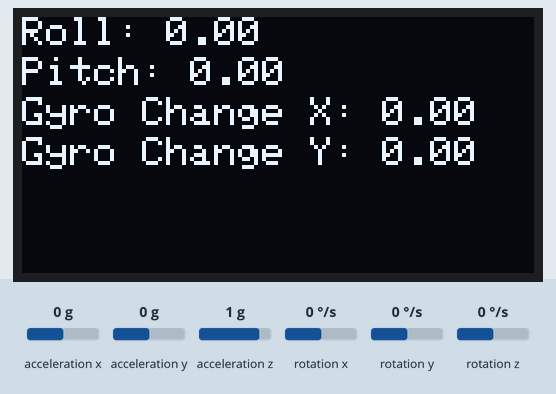
Simulated run of this sketch. Board: ESP8266 (NodeMCU). On the bench: 128×64 one-colour display. The inputs (shaded band) are chosen by the test bench; at power-on: acceleration x 0 g, acceleration y 0 g, acceleration z 1 g, rotation x 0 °/s, rotation y 0 °/s, rotation z 0 °/s. What the sketch prints to the serial monitor is not drawn.

Above: at 10.2 s.
10.3 s: acceleration x set to -1.4 g
At 12.9 s:
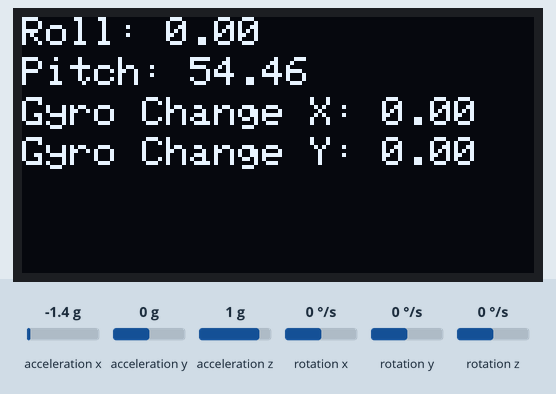
13.3 s: acceleration x set to 1.4 g
At 15.7 s:
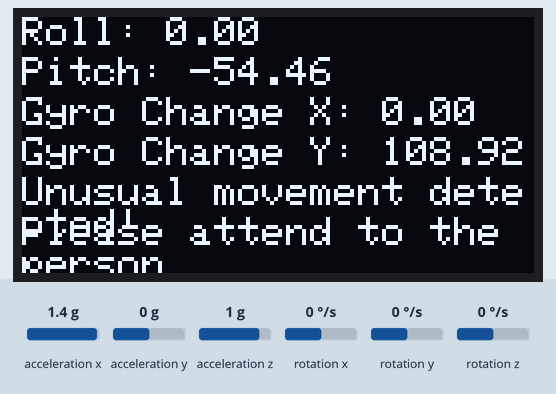
16.3 s: acceleration y set to -1.4 g
At 18.7 s:
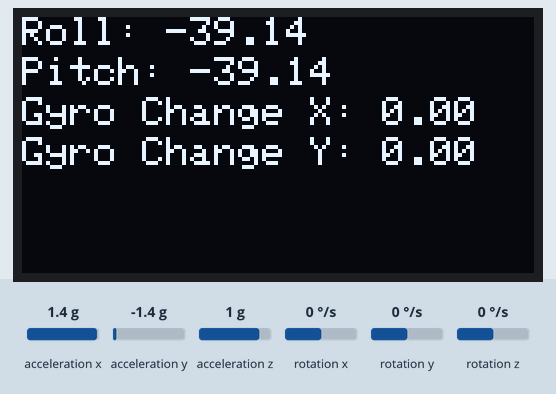
19.3 s: acceleration z set to -1.4 g
At 21.6 s:
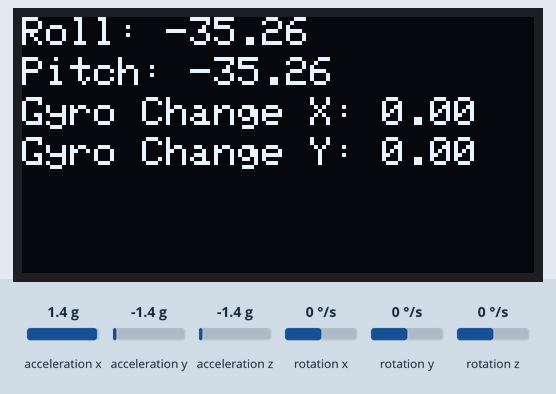
22.3 s: acceleration y set to -0.8 g
At 24.5 s:
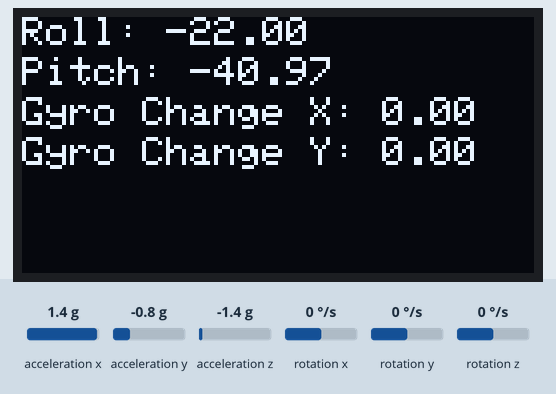
Timing chart, 0 to 26.0 s (numbered marks = the images above; inputs shaded):
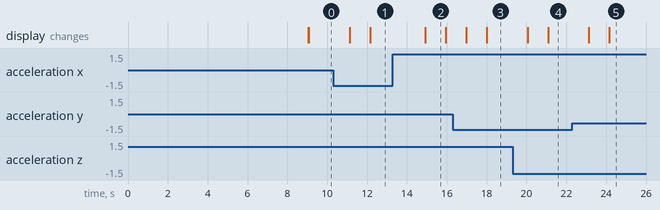

The sketch:

TEST3_MASTER_ESP8266.ino
```cpp
#include <Wire.h>
#include <Adafruit_GFX.h>
#include <Adafruit_SSD1306.h>
#include "Wire.h"
#include <MPU6050_light.h>
#include <ESP8266WiFi.h>
#include <espnow.h>

#define SCREEN_WIDTH 128 // OLED display width, in pixels
#define SCREEN_HEIGHT 64 // OLED display height, in pixels

// REPLACE WITH RECEIVER MAC Address
uint8_t broadcastAddress[] = {0x08, 0xD1, 0xF9, 0xD9, 0x60, 0xB0};

// Structure example to send data
// Must match the receiver structure
typedef struct struct_message {
  char a[32];
  int b;
  float c;
  String d;
  bool e;
} struct_message;

// Create a struct_message called myData
struct_message myData;

unsigned long lastTime = 0;
unsigned long timerDelay = 100;  // send readings timer

// Declaration for an SSD1306 display connected to I2C (SDA, SCL pins)
Adafruit_SSD1306 display(SCREEN_WIDTH, SCREEN_HEIGHT, &Wire, -1);
//Declaration of mpu6050 instance
MPU6050 mpu(Wire);

long timer = 0;
float prevRoll = 0.0;
float prevPitch = 0.0;
float gyroThreshold = 100.0;  // Adjust this threshold based on your project requirements

// Callback when data is sent
void OnDataSent(uint8_t *mac_addr, uint8_t sendStatus) {
  Serial.print("Last Packet Send Status: ");
  if (sendStatus == 0){
    Serial.println("Delivery success");
  }
  else{
    Serial.println("Delivery fail");
  }
}

void setup() {
  // Init Serial Monitor
  Serial.begin(115200);

  // Set device as a Wi-Fi Station
  WiFi.mode(WIFI_STA);

  // Init ESP-NOW
  if (esp_now_init() != 0) {
    Serial.println("Error initializing ESP-NOW");
    return;
  }

  // Once ESPNow is successfully Init, we will register for Send CB to
  // get the status of Trasnmitted packet
  esp_now_set_self_role(ESP_NOW_ROLE_CONTROLLER);
  esp_now_register_send_cb(OnDataSent);

  // Register peer
  esp_now_add_peer(broadcastAddress, ESP_NOW_ROLE_SLAVE, 1, NULL, 0);

  // Initialize the display
  if(!display.begin(SSD1306_SWITCHCAPVCC, 0x3C)) { // Address 0x3D for 128x64
    Serial.println(F("SSD1306 allocation failed"));
    for(;;);
  }
  delay(2000);
  display.clearDisplay();

  // Initialize the MPU6050
  Wire.begin();
  byte status = mpu.begin();
  Serial.print(F("MPU6050 status: "));
  Serial.println(status);
  display.setTextSize(1);
  display.setCursor(0, 0);
  display.setTextColor(WHITE);
  display.print("MPU6050 status: ");
  display.println(status);
  while(status!=0){ } // Stop everything and loop forever if could not connect to MPU6050

  // Calibrate the MPU6050
  Serial.println("Calculating Offsets, do not move MPU6050");
  display.clearDisplay();
  display.setCursor(0, 0);
  display.setTextColor(WHITE);
  display.println("Calculating Offsets, do not move MPU6050");
  delay(3000);
  mpu.calcOffsets(true, true); // gyro, accelerometer
  delay(3000);
  Serial.println("Done\n");
  display.setCursor(0, 10);
  display.println("Done\n");
  display.display();
}

void loop() {
  mpu.update();

  if(millis() - timer > 1000){
    display.clearDisplay();
    Serial.print("Roll: ");Serial.println(mpu.getAngleX());
    display.setCursor(0, 0);
    display.print("Roll: ");
    display.println(mpu.getAngleX());
    Serial.print("Pitch: ");Serial.println(mpu.getAngleY());
    display.setCursor(0, 10);
    display.print("Pitch: ");
    display.println(mpu.getAngleY());
    Serial.print("Gyro X: ");Serial.println(mpu.getGyroX());
    Serial.print("Gyro Y: ");Serial.println(mpu.getGyroY());

    // Calculate the change in roll and pitch angles
    float rollChange = abs(mpu.getAngleX() - prevRoll);
    float pitchChange = abs(mpu.getAngleY() - prevPitch);

    // Display the gyro changes
    display.setCursor(0, 20);
    display.print("Gyro Change X: ");
    display.println(rollChange);
    display.setCursor(0, 30);
    display.print("Gyro Change Y: ");
    display.println(pitchChange);

    // Check if the gyro changes are too rapid or too slow
    if (rollChange > gyroThreshold || pitchChange > gyroThreshold) {
      display.setCursor(0, 40);
      display.println("Unusual movement detected!");
      display.setCursor(0, 50);
      display.println("Please attend to the person");
      delay(700);

      // Set values to send
      strcpy(myData.a, "Please Help");
      myData.b = 0;
      myData.c = 0.0;
      myData.d = "";
      myData.e = false;

      // Send message via ESP-NOW
      esp_now_send(broadcastAddress, (uint8_t *) &myData, sizeof(myData));
    }

    display.display();
    timer = millis();
    prevRoll = mpu.getAngleX();
    prevPitch = mpu.getAngleY();
  }
}
```

functions.ino
```cpp

```

Measured:
- after the input at 10.3 s, the display: first changes after 0.84 s (image 1 shows a later state)
- after the input at 13.3 s, the display: changes after 1.6 s (image 2)
- after the input at 16.3 s, the display: first changes after 0.67 s (image 3 shows a later state)
- after the input at 19.3 s, the display: first changes after 0.76 s (image 4 shows a later state)
- after the input at 22.3 s, the display: first changes after 0.84 s (image 5 shows a later state)
- what the display in image 2 shows lasts 1.0 s, from 14.9 s to 15.9 s
